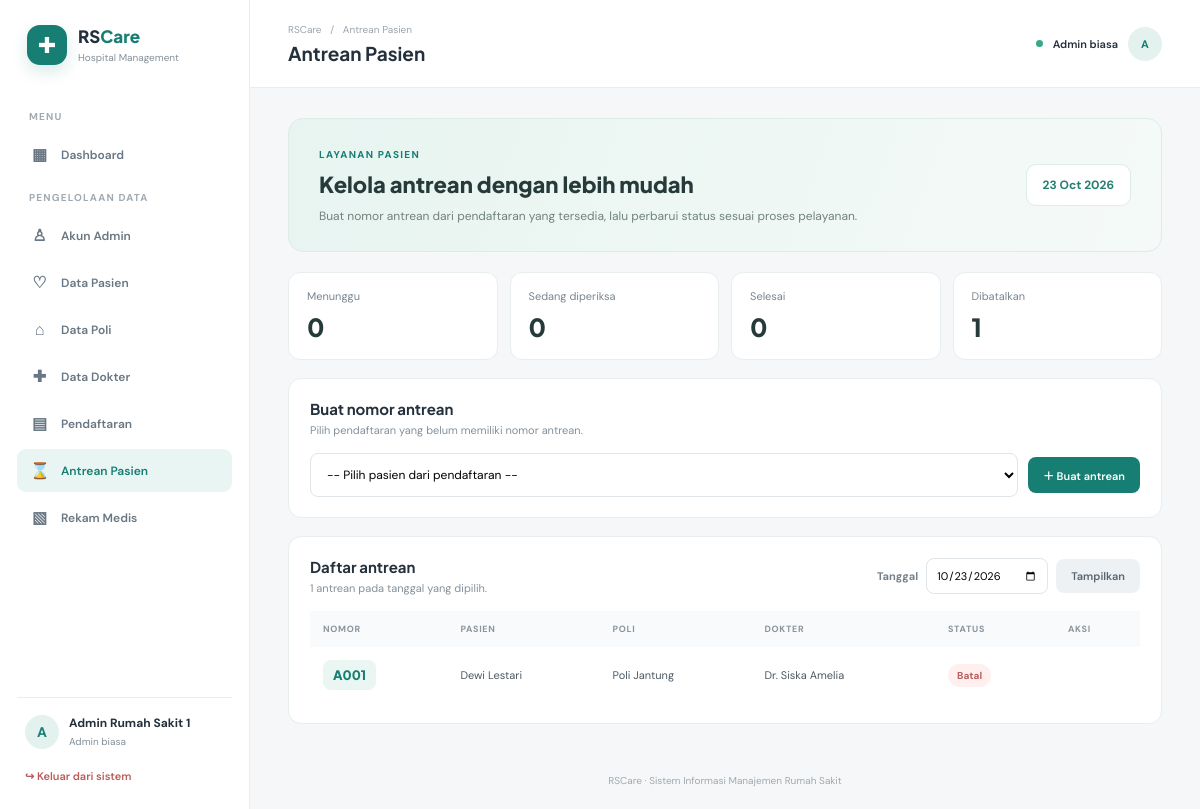
Screenshot of /db_rumah_sakit_web/antrean.php?tanggal=2026-10-23 (signed in) with the database file from the repository.
### tables this page shows
CREATE TABLE `antrean` (
  `id_antrean` int(11) NOT NULL,
  `id_pendaftaran` int(11) NOT NULL,
  `id_poli` int(11) NOT NULL,
  `nomor_antrean` int(11) NOT NULL,
  `tanggal_antrean` date NOT NULL,
  `status` enum('Menunggu','Diperiksa','Selesai','Batal') NOT NULL DEFAULT 'Menunggu',
  `created_at` timestamp NOT NULL DEFAULT current_timestamp()
);

CREATE TABLE `pasien` (
  `id_pasien` int(11) NOT NULL,
  `nama_pasien` varchar(100) NOT NULL,
  `jenis_kelamin` enum('Laki-laki','Perempuan') NOT NULL,
  `tanggal_lahir` date NOT NULL,
  `alamat` text DEFAULT NULL
);

CREATE TABLE `poli` (
  `id_poli` int(11) NOT NULL,
  `nama_poli` varchar(100) NOT NULL,
  `lokasi` varchar(100) DEFAULT NULL
);

CREATE TABLE `dokter` (
  `id_dokter` int(11) NOT NULL,
  `id_poli` int(11) NOT NULL,
  `nama_dokter` varchar(100) NOT NULL,
  `spesialisasi` varchar(100) DEFAULT NULL
);

### db_rumah_sakit_web/config/auth.php (called while the page is built, shortened)
<?php
function h($value): string {
    return htmlspecialchars((string)($value ?? ''), ENT_QUOTES, 'UTF-8');
}

### db_rumah_sakit_web/antrean.php (the view, shortened to what this page needs)
<?php
require_once __DIR__ . '/config/database.php';
require_once __DIR__ . '/config/auth.php';
function queue_message_status(string $status): string {
    $map = [
        'Menunggu' => 'status-menunggu',
        'Dipanggil' => 'status-diperiksa',
        'Diperiksa' => 'status-diperiksa',
        'Selesai' => 'status-selesai',
        'Batal' => 'status-batal'
    ];
    return $map[$status] ?? '';
}
$available = $pdo->query("
    SELECT p.id_pendaftaran, p.tanggal_daftar, ps.nama_pasien, d.nama_dokter, po.nama_poli
    FROM pendaftaran p
    JOIN pasien ps ON ps.id_pasien = p.id_pasien
    JOIN dokter d ON d.id_dokter = p.id_dokter
    JOIN poli po ON po.id_poli = d.id_poli
    LEFT JOIN antrean a ON a.id_pendaftaran = p.id_pendaftaran
    WHERE a.id_antrean IS NULL AND p.status IN ('Menunggu', 'Diperiksa')
    ORDER BY p.tanggal_daftar DESC, p.id_pendaftaran DESC
")->fetchAll();
$filterDate = $_GET['tanggal'] ?? date('Y-m-d');
$stmt = $pdo->prepare("
    SELECT a.id_antrean, a.nomor_antrean, a.tanggal_antrean, a.status,
           ps.nama_pasien, d.nama_dokter, po.nama_poli, p.id_pendaftaran
    FROM antrean a
    JOIN pendaftaran p ON p.id_pendaftaran = a.id_pendaftaran
    JOIN pasien ps ON ps.id_pasien = p.id_pasien
    JOIN dokter d ON d.id_dokter = p.id_dokter
    JOIN poli po ON po.id_poli = a.id_poli
    WHERE a.tanggal_antrean = ?
    ORDER BY po.nama_poli, a.nomor_antrean
");
$stmt->execute([$filterDate]);
$queues = $stmt->fetchAll();
$summary = ['Menunggu'=>0, 'Diperiksa'=>0, 'Selesai'=>0, 'Batal'=>0];
foreach ($queues as $queue) {
    if (isset($summary[$queue['status']])) {
        $summary[$queue['status']]++;
    }
}
require __DIR__ . '/partials/header.php';
?>
<div class="queue-intro">
    <div>
        <span class="kicker">LAYANAN PASIEN</span>
        <h2>Kelola antrean dengan lebih mudah</h2>
        <p>Buat nomor antrean dari pendaftaran yang tersedia, lalu perbarui status sesuai proses pelayanan.</p>
    </div>
    <div class="queue-date"><?= date('d M Y', strtotime($filterDate)) ?></div>
</div>
<div class="queue-summary">
    <div class="queue-summary-card"><span>Menunggu</span><strong><?= $summary['Menunggu'] ?></strong></div>
    <div class="queue-summary-card"><span>Sedang diperiksa</span><strong><?= $summary['Diperiksa'] ?></strong></div>
    <div class="queue-summary-card"><span>Selesai</span><strong><?= $summary['Selesai'] ?></strong></div>
    <div class="queue-summary-card"><span>Dibatalkan</span><strong><?= $summary['Batal'] ?></strong></div>
</div>
<section class="panel queue-create-panel">
    <div class="panel-heading">
        <div><h2>Buat nomor antrean</h2><p>Pilih pendaftaran yang belum memiliki nomor antrean.</p></div>
    </div>
    <?php if (!$available): ?>
        <div class="empty-state">Tidak ada pendaftaran yang bisa dibuatkan antrean. Tambahkan pendaftaran baru terlebih dahulu.</div>
    <?php else: ?>
    <form method="post" class="queue-create-form">
        <select name="id_pendaftaran" required>
            <option value="">-- Pilih pasien dari pendaftaran --</option>
        </select>
        <button class="btn primary" type="submit">＋ Buat antrean</button>
    </form>
    <?php endif; ?>
</section>
<section class="panel">
    <div class="panel-heading queue-list-heading">
        <div><h2>Daftar antrean</h2><p><?= count($queues) ?> antrean pada tanggal yang dipilih.</p></div>
        <form method="get" class="queue-filter">
            <label for="tanggal">Tanggal</label>
            <input type="date" id="tanggal" name="tanggal" value="<?= h($filterDate) ?>">
            <button class="btn secondary" type="submit">Tampilkan</button>
        </form>
    </div>
    <div class="table-scroll">
        <table>
            <thead><tr><th>Nomor</th><th>Pasien</th><th>Poli</th><th>Dokter</th><th>Status</th><th>Aksi</th></tr></thead>
            <tbody>
            <?php foreach ($queues as $item): ?>
            <tr>
                <td><strong class="queue-number">A<?= str_pad((string)$item['nomor_antrean'], 3, '0', STR_PAD_LEFT) ?></strong></td>
                <td><?= h($item['nama_pasien']) ?></td>
                <td><?= h($item['nama_poli']) ?></td>
                <td><?= h($item['nama_dokter']) ?></td>
                <td><span class="status-pill <?= h(queue_message_status($item['status'])) ?>"><?= h($item['status']) ?></span></td>
                <td>
                </td>
            </tr>
            <?php endforeach; ?>
            </tbody>
        </table>
    </div>
</section>
<?php require __DIR__ . '/partials/footer.php'; ?>

### db_rumah_sakit_web/assets/style.css (style rules this page uses)
:root { --ink:#24313d;--muted:#83909b;--line:#e8edf0;--bg:#f5f7f8;--green:#167e72;--green2:#0e685e;--soft:#e9f5f2 }
* { box-sizing:border-box }
body { margin:0;background:var(--bg);color:var(--ink);font:14px 'DM Sans',sans-serif }
.kicker { font-size:10px;letter-spacing:1.3px;font-weight:700;color:var(--green) }
.section-heading h2,.panel-heading h2 { font:700 15px 'Plus Jakarta Sans';margin:0 0 5px }
.section-heading p,.panel-heading p { font-size:11px;color:var(--muted);margin:0 }
.stat-card,.panel { background:#fff;border:1px solid var(--line);border-radius:13px }
.panel { padding:20px 21px;margin-bottom:20px }
.panel-heading { display:flex;justify-content:space-between;align-items:center;margin-bottom:16px }
.table-scroll { overflow-x:auto }
table { width:100%;border-collapse:collapse;white-space:nowrap }
th { text-align:left;background:#f8fafb;color:#89949d;font-size:9px;text-transform:uppercase;letter-spacing:.7px;padding:12px 13px }
td { padding:13px;border-bottom:1px solid #eef1f3;font-size:11px;color:#4b5964 }
tbody tr:last-child td { border-bottom:0 }
.status-pill { display:inline-block;background:#edf6f3;color:#287969;border-radius:20px;padding:5px 9px;font-size:10px;font-weight:700 }
.btn { border:0;border-radius:8px;padding:10px 15px;display:inline-flex;align-items:center;justify-content:center;cursor:pointer;font:600 11px 'DM Sans' }
.btn.primary { background:var(--green);color:#fff }
.btn.secondary { background:#edf1f3;color:#586671 }
.status-batal { background:#fff0ef;color:#b85e5e }
.queue-intro { display:flex;justify-content:space-between;align-items:center;gap:20px;padding:25px 30px;background:linear-gradient(110deg,#e7f4f0,#f5faf8);border:1px solid #dcece7;border-radius:15px;margin-bottom:20px }
.queue-intro h2 { font:800 22px 'Plus Jakarta Sans';margin:8px 0;color:#263b39 }
.queue-intro p { font-size:12px;color:#71827e;margin:0;line-height:1.7;max-width:620px }
.queue-date { background:#fff;border:1px solid #dcece7;border-radius:10px;padding:12px 16px;color:#267e71;font-size:12px;font-weight:700;white-space:nowrap }
.queue-summary { display:grid;grid-template-columns:repeat(4,minmax(0,1fr));gap:12px;margin-bottom:18px }
.queue-summary-card { background:#fff;border:1px solid var(--line);border-radius:12px;padding:16px 18px }
.queue-summary-card span { display:block;color:#78858e;font-size:11px }
.queue-summary-card strong { display:block;font:800 25px 'Plus Jakarta Sans';margin-top:8px;color:#263b39 }
.queue-create-panel { margin-bottom:18px }
.queue-create-form { display:flex;gap:10px;align-items:center }
.queue-create-form select { flex:1;min-width:0;padding:12px;border:1px solid #dfe5e8;border-radius:8px;background:#fff;font:12px 'DM Sans' }
.queue-filter { display:flex;align-items:center;gap:8px }
.queue-filter label { font-size:11px;color:#74818a;font-weight:700 }
.queue-filter input { padding:9px;border:1px solid #dfe5e8;border-radius:8px;font:11px 'DM Sans' }
.queue-number { font:800 13px 'Plus Jakarta Sans';color:#167e72;background:#eaf6f1;padding:7px 10px;border-radius:8px;display:inline-block }

### rows the page displays
antrean: nomor_antrean "001", pasien.nama_pasien "Dewi Lestari", id_poli.nama_poli "Poli Jantung", dokter.nama_dokter "Dr. Siska Amelia", status "Batal"

### other values shown
$_SESSION['admin_name'] "Admin Rumah Sakit 1"
$pageTitle "Antrean Pasien"
$summary['Menunggu'] "0"
$summary['Diperiksa'] "0"
$summary['Selesai'] "0"
$summary['Batal'] "1"
count($queues) "1"
